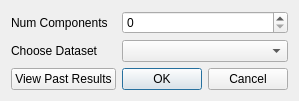
<?xml version="1.0" encoding="UTF-8"?>
<ui version="4.0">
 <class>MNFDialog</class>
 <widget class="QDialog" name="MNFDialog">
  <property name="geometry">
   <rect>
    <x>0</x>
    <y>0</y>
    <width>267</width>
    <height>91</height>
   </rect>
  </property>
  <property name="windowTitle">
   <string>MNF Dialog</string>
  </property>
  <layout class="QGridLayout" name="gridLayout">
   <item row="1" column="0">
    <widget class="QLabel" name="lbl_choose_ds">
     <property name="text">
      <string>Choose Dataset</string>
     </property>
    </widget>
   </item>
   <item row="0" column="0">
    <widget class="QLabel" name="lbl_component">
     <property name="text">
      <string>Num Components</string>
     </property>
    </widget>
   </item>
   <item row="0" column="1">
    <widget class="QSpinBox" name="sbox_component"/>
   </item>
   <item row="1" column="1">
    <widget class="QComboBox" name="comboBox"/>
   </item>
   <item row="2" column="1">
    <widget class="QDialogButtonBox" name="buttonBox">
     <property name="orientation">
      <enum>Qt::Horizontal</enum>
     </property>
     <property name="standardButtons">
      <set>QDialogButtonBox::Cancel|QDialogButtonBox::Ok</set>
     </property>
    </widget>
   </item>
   <item row="2" column="0">
    <widget class="QPushButton" name="btn_past_results">
     <property name="text">
      <string>View Past Results</string>
     </property>
    </widget>
   </item>
  </layout>
 </widget>
 <resources/>
 <connections>
  <connection>
   <sender>buttonBox</sender>
   <signal>accepted()</signal>
   <receiver>MNFDialog</receiver>
   <slot>accept()</slot>
   <hints>
    <hint type="sourcelabel">
     <x>248</x>
     <y>254</y>
    </hint>
    <hint type="destinationlabel">
     <x>157</x>
     <y>274</y>
    </hint>
   </hints>
  </connection>
  <connection>
   <sender>buttonBox</sender>
   <signal>rejected()</signal>
   <receiver>MNFDialog</receiver>
   <slot>reject()</slot>
   <hints>
    <hint type="sourcelabel">
     <x>316</x>
     <y>260</y>
    </hint>
    <hint type="destinationlabel">
     <x>286</x>
     <y>274</y>
    </hint>
   </hints>
  </connection>
 </connections>
</ui>
